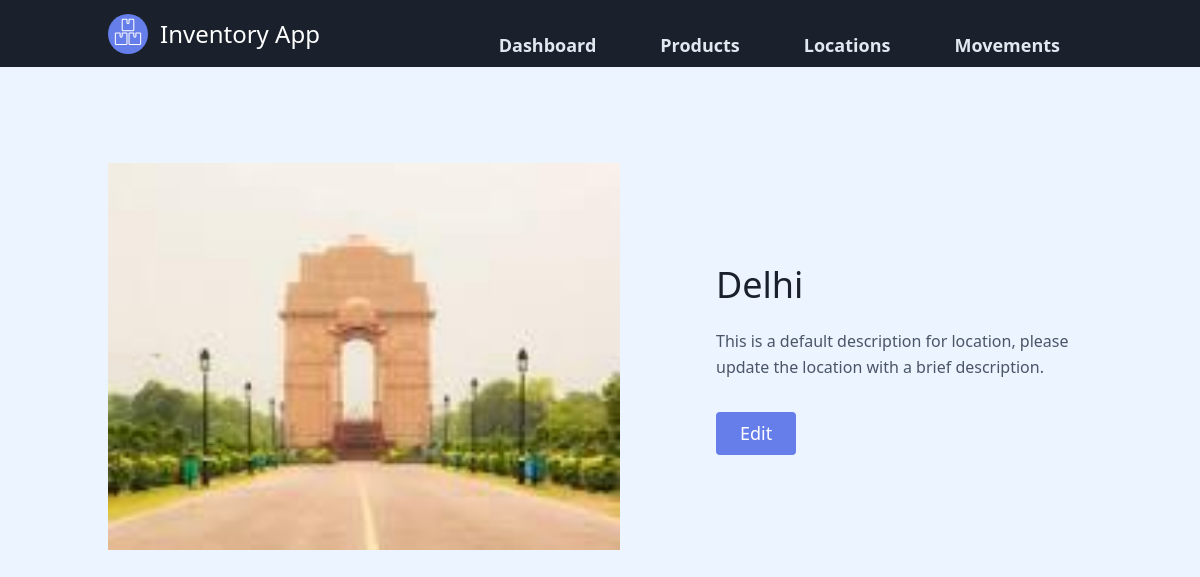
The app's page /location/6 with its own data.
### inventory/models.py (models this page shows, shortened)
class Location(db.Model):
    location_id = db.Column(db.Integer, primary_key=True)
    location_name = db.Column(db.String(20), unique=True, nullable=False)
    location_description = db.Column(db.String(200), nullable=False, default='This is a default description for location, please update the location with a brief description')
    location_image_file = db.Column(db.String(20), nullable=False, default='thumbnail-default.jpg')

### inventory/locations/routes.py (the view)
@locations_bp.route("/location/<int:location_id>")
def location(location_id):
    location = Location.query.get_or_404(location_id)
    return render_template('location.html', title='Update Location', location=location)

### inventory/templates/location.html
{% extends "layout.html" %}
{% block content %}
<section class="text-gray-700 body-font">
    <div class="container mx-auto flex px-5 py-24 md:flex-row flex-col items-center">
        <div class="lg:max-w-lg lg:w-full md:w-1/2 w-5/6 mb-10 md:mb-0">
            <img alt="car" class="object-cover object-center w-full h-full block" src="{{ url_for('static', filename='img/' + location.location_image_file) }}">
        </div>
        <div class="lg:flex-grow md:w-1/2 lg:pl-24 md:pl-16 flex flex-col md:items-start md:text-left items-center text-center">
            <h1 class="title-font sm:text-4xl text-3xl mb-4 font-medium text-gray-900">
                {{ location.location_name }}
            </h1>
            <p class="mb-8 leading-relaxed">
                {% if not location.location_description %}
                    This is a default description for location, please update the location with a brief description.
                {% else %}
                    {{ location.location_description }}
                {% endif %}
            </p>
            <div class="flex justify-center">
                <a href="{{ url_for('locations_bp.update_location', location_id=location.location_id) }}" class="inline-flex text-white bg-indigo-500 border-0 py-2 px-6 focus:outline-none hover:bg-indigo-600 rounded text-lg cursor-pointer">Edit</a>
            </div>
        </div>
    </div>
</section>
{% endblock content %}

### inventory/static/styles.css (style rules this page uses)
html { line-height: 1.15; -webkit-text-size-adjust: 100%; }
body { margin: 0; }
h1 { font-size: 2em; margin: 0.67em 0; }
a { background-color: transparent; }
img { border-style: none; }
blockquote, dl, dd, h1, h2, h3, h4, h5, h6, hr, figure, p, pre { margin: 0; }
html { font-family: system-ui, -apple-system, BlinkMacSystemFont, "Segoe UI", Roboto, "Helvetica Neue", Arial, "Noto Sans", sans-serif, "Apple Color Emoji", "Segoe UI Emoji", "Segoe UI Symbol", "Noto Color Emoji"; line-height: 1.5; }
img { border-style: solid; }
h1, h2, h3, h4, h5, h6 { font-size: inherit; font-weight: inherit; }
a { color: inherit; text-decoration: inherit; }
img, svg, video, canvas, audio, iframe, embed, object { display: block; vertical-align: middle; }
img, video { max-width: 100%; height: auto; }
.container { width: 100%; }
@media (min-width: 450px) { .container { max-width: 450px; } }
@media (min-width: 640px) { .container { max-width: 640px; } }
@media (min-width: 768px) { .container { max-width: 768px; } }
@media (min-width: 1024px) { .container { max-width: 1024px; } }
.bg-indigo-100 { --bg-opacity: 1; background-color: #ebf4ff; background-color: rgba(235, 244, 255, var(--bg-opacity)); }
.bg-indigo-500 { --bg-opacity: 1; background-color: #667eea; background-color: rgba(102, 126, 234, var(--bg-opacity)); }
.rounded { border-radius: 0.25rem; }
.border-0 { border-width: 0; }
.cursor-pointer { cursor: pointer; }
.block { display: block; }
.flex { display: flex; }
.inline-flex { display: inline-flex; }
.flex-col { flex-direction: column; }
.items-center { align-items: center; }
.justify-center { justify-content: center; }
.font-medium { font-weight: 500; }
.h-full { height: 100%; }
.h-screen { height: 100vh; }
.text-lg { font-size: 1.125rem; }
.text-3xl { font-size: 1.875rem; }
.leading-relaxed { line-height: 1.625; }
.mx-auto { margin-left: auto; margin-right: auto; }
.mb-4 { margin-bottom: 1rem; }
.mb-8 { margin-bottom: 2rem; }
.mb-10 { margin-bottom: 2.5rem; }
.object-cover { -o-object-fit: cover; object-fit: cover; }
.object-center { -o-object-position: center; object-position: center; }
.py-2 { padding-top: 0.5rem; padding-bottom: 0.5rem; }
.px-5 { padding-left: 1.25rem; padding-right: 1.25rem; }
.px-6 { padding-left: 1.5rem; padding-right: 1.5rem; }
.py-24 { padding-top: 6rem; padding-bottom: 6rem; }
.relative { position: relative; }
.text-center { text-align: center; }
.text-white { --text-opacity: 1; color: #fff; color: rgba(255, 255, 255, var(--text-opacity)); }
.text-gray-700 { --text-opacity: 1; color: #4a5568; color: rgba(74, 85, 104, var(--text-opacity)); }
.text-gray-900 { --text-opacity: 1; color: #1a202c; color: rgba(26, 32, 44, var(--text-opacity)); }
.w-5\/6 { width: 83.333333%; }
.w-full { width: 100%; }
@media (min-width: 640px) { .sm\:text-4xl { font-size: 2.25rem; } }
@media (min-width: 768px) { .md\:flex-row { flex-direction: row; } }
@media (min-width: 768px) { .md\:items-start { align-items: flex-start; } }
@media (min-width: 768px) { .md\:mb-0 { margin-bottom: 0; } }
@media (min-width: 768px) { .md\:pl-16 { padding-left: 4rem; } }
@media (min-width: 768px) { .md\:text-left { text-align: left; } }
@media (min-width: 768px) { .md\:w-1\/2 { width: 50%; } }
@media (min-width: 1024px) { .lg\:flex-grow { flex-grow: 1; } }
@media (min-width: 1024px) { .lg\:max-w-lg { max-width: 32rem; } }
@media (min-width: 1024px) { .lg\:pl-24 { padding-left: 6rem; } }
@media (min-width: 1024px) { .lg\:w-full { width: 100%; } }

### records on screen
Location: location_image_file (picture), location_name "Delhi"
